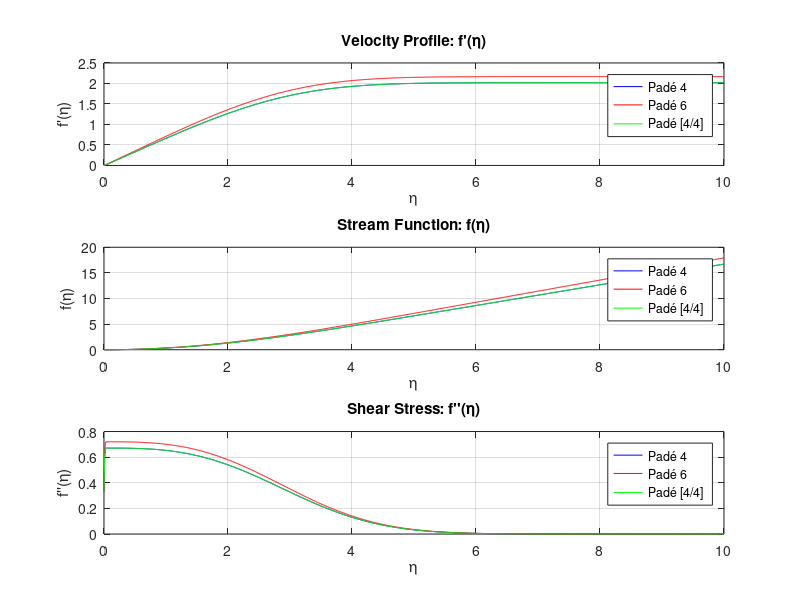

Here is the MATLAB script that generated this plot:
function BlasiusSolver()
    % Define the domain
    eta_max = 10;
    num_points = 1000;
    eta = linspace(0, eta_max, num_points);
    
    % Solve using shooting method for different schemes
    [f_4, f_prime_4, f_double_prime_4] = blasius_shooting(eta, 'pade4');
    [f_6, f_prime_6, f_double_prime_6] = blasius_shooting(eta, 'pade6');
    [f_44, f_prime_44, f_double_prime_44] = blasius_shooting(eta, 'pade44');
    
    % Debug: Check values at specific points
    disp('Sample values for f_prime_4:');
    disp(f_prime_4(1:10)); % Display the first 10 values
    disp('Sample values for f_prime_6:');
    disp(f_prime_6(1:10)); % Display the first 10 values
    disp('Sample values for f_prime_44:');
    disp(f_prime_44(1:10)); % Display the first 10 values
    
    % Plot the Blasius boundary layer profiles
    figure;
    
    % Plot f'(η)
    subplot(3, 1, 1);
    plot(eta, f_prime_4, 'b', 'DisplayName', 'Padé 4');
    hold on;
    plot(eta, f_prime_6, 'r', 'DisplayName', 'Padé 6');
    plot(eta, f_prime_44, 'g', 'DisplayName', 'Padé [4/4]');
    title('Velocity Profile: f''(\eta)');
    xlabel('\eta');
    ylabel('f''(\eta)');
    legend show;
    grid on;
    
    % Plot f(η)
    subplot(3, 1, 2);
    plot(eta, f_4, 'b', 'DisplayName', 'Padé 4');
    hold on;
    plot(eta, f_6, 'r', 'DisplayName', 'Padé 6');
    plot(eta, f_44, 'g', 'DisplayName', 'Padé [4/4]');
    title('Stream Function: f(\eta)');
    xlabel('\eta');
    ylabel('f(\eta)');
    legend show;
    grid on;
    
    % Plot f''(η)
    subplot(3, 1, 3);
    plot(eta, f_double_prime_4, 'b', 'DisplayName', 'Padé 4');
    hold on;
    plot(eta, f_double_prime_6, 'r', 'DisplayName', 'Padé 6');
    plot(eta, f_double_prime_44, 'g', 'DisplayName', 'Padé [4/4]');
    title('Shear Stress: f''''(\eta)');
    xlabel('\eta');
    ylabel('f''''(\eta)');
    legend show;
    grid on;
end

function [f, f_prime, f_double_prime] = blasius_shooting(eta, method)
    % Initial conditions
    f0 = 0;
    f_prime0 = 0;
    f_double_prime0 = 0.3320573362151963; % The Blasius value at eta = 0

    % Set the differential equation
    ode = @(eta, F) [F(2); F(3); -0.5 * F(1) * F(3)];

    % Solve using ode45
    [eta, F] = ode45(ode, eta, [f0, f_prime0, f_double_prime0]);

    % Extract results
    f = F(:, 1);
    f_prime = F(:, 2);
    f_double_prime = F(:, 3);

    % Apply the specific Padé approximation method
    switch method
        case 'pade4'
            f = pade_approx(f, 4, 4);
            f_prime = pade_approx(f_prime, 4, 4);
            f_double_prime = pade_approx(f_double_prime, 4, 4);
        case 'pade6'
            f = pade_approx(f, 6, 6);
            f_prime = pade_approx(f_prime, 6, 6);
            f_double_prime = pade_approx(f_double_prime, 6, 6);
        case 'pade44'
            f = pade_approx(f, 4, 4);
            f_prime = pade_approx(f_prime, 4, 4);
            f_double_prime = pade_approx(f_double_prime, 4, 4);
        otherwise
            error('Unknown method: %s', method);
    end
end

function approx = pade_approx(data, p, q)
    % Padé approximation function
    % Calculate Padé approximation coefficients
    c = zeros(p + q + 1, 1);
    c(1) = 1;
    for k = 1:p
        c(k + 1) = c(k) * (p - k + 1) / (k * (q + k));
    end
    
    % Calculate Padé approximation
    n = length(data);
    approx = zeros(n, 1);
    for i = 1:n
        approx(i) = 0;
        for j = 1:min(i, p + 1)
            approx(i) = approx(i) + c(j) * data(i - j + 1);
        end
    end
end
